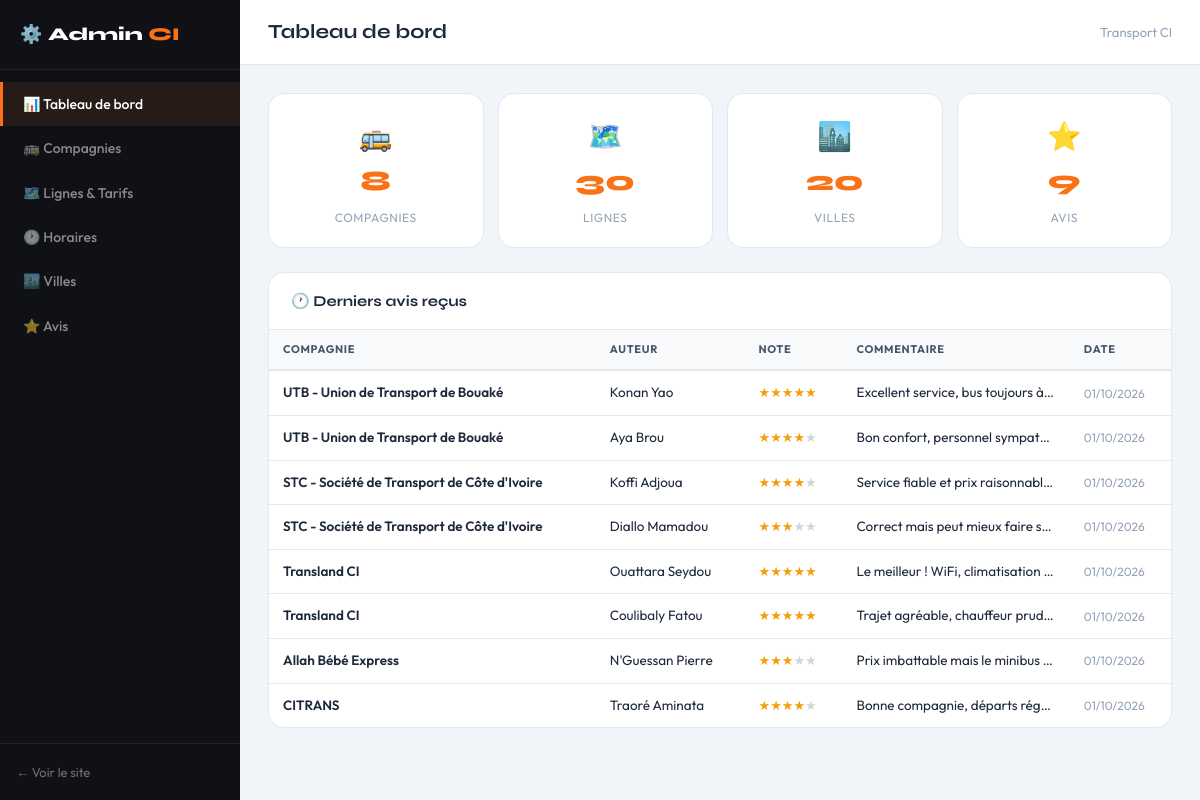
The app's page /admin/index.php with its own data.
### tables this page shows
CREATE TABLE avis (
    id INT AUTO_INCREMENT PRIMARY KEY,
    compagnie_id INT NOT NULL,
    auteur VARCHAR(100) DEFAULT 'Anonyme',
    note TINYINT NOT NULL CHECK (note BETWEEN 1 AND 5),
    commentaire TEXT,
    created_at TIMESTAMP DEFAULT CURRENT_TIMESTAMP,
    FOREIGN KEY (compagnie_id) REFERENCES compagnies(id) ON DELETE CASCADE
);

CREATE TABLE compagnies (
    id INT AUTO_INCREMENT PRIMARY KEY,
    nom VARCHAR(150) NOT NULL,
    type_id INT,
    description TEXT,
    telephone VARCHAR(30),
    telephone2 VARCHAR(30),
    email VARCHAR(150),
    adresse TEXT,
    logo_couleur VARCHAR(7) DEFAULT '#f97316',
    note_moyenne DECIMAL(2,1) DEFAULT 0,
    nb_avis INT DEFAULT 0,
    actif TINYINT(1) DEFAULT 1,
    created_at TIMESTAMP DEFAULT CURRENT_TIMESTAMP,
    FOREIGN KEY (type_id) REFERENCES types_transport(id)
);

### admin/index.php (the view, shortened to what this page needs)
<?php
require_once '../includes/functions.php';
$db = getDB();
$section = $_GET['s'] ?? 'dashboard';
$compagnies  = $db->query("SELECT c.*,t.nom as type_nom FROM compagnies c LEFT JOIN types_transport t ON c.type_id=t.id WHERE c.actif=1 ORDER BY c.nom")->fetchAll();
$villes      = $db->query("SELECT * FROM villes WHERE actif=1 ORDER BY nom")->fetchAll();
$lignes      = $db->query("SELECT l.*,c.nom as compagnie_nom,vd.nom as v_dep,va.nom as v_arr FROM lignes l JOIN compagnies c ON l.compagnie_id=c.id JOIN villes vd ON l.ville_depart_id=vd.id JOIN villes va ON l.ville_arrivee_id=va.id WHERE l.actif=1 ORDER BY c.nom,l.prix")->fetchAll();
$tousAvis    = $db->query("SELECT a.*,c.nom as compagnie_nom FROM avis a JOIN compagnies c ON a.compagnie_id=c.id ORDER BY a.created_at DESC")->fetchAll();
$stats = [
    'compagnies' => count($compagnies),
    'lignes'     => count($lignes),
    'villes'     => count($villes),
    'avis'       => count($tousAvis),
];
?>
<!DOCTYPE html>
<html lang="fr">
<head>
    <link rel="stylesheet" href="../assets/css/style.css">
</head>
<body>
<div class="admin-layout">
<aside class="admin-sidebar">
    <div class="admin-brand">⚙️ Admin <span>CI</span></div>
    <nav class="admin-nav">
        <a href="?s=dashboard" class="<?= $section==='dashboard'?'active':'' ?>">📊 Tableau de bord</a>
        <a href="?s=compagnies" class="<?= $section==='compagnies'?'active':'' ?>">🚌 Compagnies</a>
        <a href="?s=lignes" class="<?= $section==='lignes'?'active':'' ?>">🗺️ Lignes & Tarifs</a>
        <a href="?s=horaires" class="<?= $section==='horaires'?'active':'' ?>">🕐 Horaires</a>
        <a href="?s=villes" class="<?= $section==='villes'?'active':'' ?>">🏙️ Villes</a>
        <a href="?s=avis" class="<?= $section==='avis'?'active':'' ?>">⭐ Avis</a>
    </nav>
    <div style="padding:16px;border-top:1px solid rgba(255,255,255,.07);">
        <a href="../index.php" style="color:rgba(255,255,255,.4);font-size:13px;">← Voir le site</a>
    </div>
</aside>
<div class="admin-main">
    <div class="admin-topbar">
        <h1><?= ['dashboard'=>'Tableau de bord','compagnies'=>'Compagnies','lignes'=>'Lignes & Tarifs','horaires'=>'Horaires','villes'=>'Villes','avis'=>'Avis'][$section] ?? 'Admin' ?></h1>
        <span style="font-size:13px;color:var(--text-3);">Transport CI</span>
    </div>
    <div class="admin-content">
        <?php if ($section === 'dashboard'): ?>
        <div class="mini-grid">
            <?php foreach (['🚌'=>['Compagnies',$stats['compagnies']],'🗺️'=>['Lignes',$stats['lignes']],'🏙️'=>['Villes',$stats['villes']],'⭐'=>['Avis',$stats['avis']]] as $icon=>[$lbl,$n]): ?>
            <div class="mini-stat"><div style="font-size:28px;"><?= $icon ?></div><div class="n"><?= $n ?></div><div class="l"><?= $lbl ?></div></div>
            <?php endforeach; ?>
        </div>
        <div class="admin-card">
            <div class="admin-card-header">🕐 Derniers avis reçus</div>
            <table>
                <thead><tr><th>Compagnie</th><th>Auteur</th><th>Note</th><th>Commentaire</th><th>Date</th></tr></thead>
                <tbody>
                <?php foreach (array_slice($tousAvis, 0, 8) as $a): ?>
                <tr>
                    <td style="font-weight:600;"><?= clean($a['compagnie_nom']) ?></td>
                    <td><?= clean($a['auteur']) ?></td>
                    <td><?= etoiles($a['note']) ?></td>
                    <td style="max-width:200px;overflow:hidden;text-overflow:ellipsis;white-space:nowrap;"><?= clean($a['commentaire']) ?></td>
                    <td style="color:var(--text-3);font-size:12px;"><?= date('d/m/Y', strtotime($a['created_at'])) ?></td>
                </tr>
                <?php endforeach; ?>
                </tbody>
            </table>
        </div>
        <?php endif; ?>
    </div>
</div>
</div>
</body>
</html>

### includes/functions.php (shortened to what this page needs)
<?php
function clean($s) {
    return htmlspecialchars(trim($s ?? ''), ENT_QUOTES, 'UTF-8');
}
function etoiles($note) {
    $note = round($note);
    $html = '';
    for ($i = 1; $i <= 5; $i++) {
        $html .= $i <= $note ? '<span class="star filled">★</span>' : '<span class="star">★</span>';
    }
    return $html;
}
?>

### assets/css/style.css (style rules this page uses)
:root { --orange: #f97316; --orange-d: #ea6c09; --orange-l: #fff7ed; --green: #16a34a; --green-l: #f0fdf4; --dark: #0f1117; --dark-2: #1a1f2e; --text: #1e293b; --text-2: #475569; --text-3: #94a3b8; --border: #e2e8f0; --bg: #f8fafc; --white: #ffffff; --shadow-sm: 0 1px 4px rgba(0,0,0,.06); --shadow-md: 0 4px 20px rgba(0,0,0,.08); --shadow-lg: 0 12px 48px rgba(0,0,0,.12); --r: 10px; --r-lg: 16px; --r-xl: 24px; --font: 'Outfit', sans-serif; --font-d: 'Syne', sans-serif; }
*, *::before, *::after { box-sizing: border-box; margin: 0; padding: 0; }
html { scroll-behavior: smooth; }
body { font-family: var(--font); color: var(--text); background: var(--bg); font-size: 15px; line-height: 1.6; }
a { text-decoration: none; color: inherit; }
.star { color: #d1d5db; font-size: 13px; }
.star.filled { color: #f59e0b; }

### admin/index.php (style rules this page uses)
body { background: #f1f5f9; }
.admin-layout { display: flex; min-height: 100vh; }
.admin-sidebar { width: 240px; background: #0f1117; min-height: 100vh; position: fixed; display: flex; flex-direction: column; }
.admin-brand { padding: 20px; border-bottom: 1px solid rgba(255,255,255,.07); font-family: var(--font-d); font-weight: 800; font-size: 18px; color: #fff; }
.admin-brand span { color: var(--orange); }
.admin-nav { flex: 1; padding: 12px 0; }
.admin-nav a { display: flex; align-items: center; gap: 10px; padding: 11px 20px; color: rgba(255,255,255,.5); font-size: 14px; font-weight: 500; border-left: 3px solid transparent; transition: all .2s; }
.admin-nav a.active { color: #fff; background: rgba(249,115,22,.1); border-left-color: var(--orange); }
.admin-main { margin-left: 240px; flex: 1; }
.admin-topbar { background: #fff; border-bottom: 1px solid var(--border); padding: 16px 28px; display: flex; align-items: center; justify-content: space-between; }
.admin-topbar h1 { font-family: var(--font-d); font-size: 20px; font-weight: 700; }
.admin-content { padding: 28px; }
.admin-card { background: #fff; border: 1px solid var(--border); border-radius: var(--r-lg); overflow: hidden; margin-bottom: 24px; }
.admin-card-header { padding: 16px 22px; border-bottom: 1px solid var(--border); display: flex; align-items: center; justify-content: space-between; font-family: var(--font-d); font-weight: 700; font-size: 15px; }
.mini-grid { display: grid; grid-template-columns: repeat(auto-fit, minmax(180px,1fr)); gap: 14px; margin-bottom: 24px; }
.mini-stat { background: #fff; border: 1px solid var(--border); border-radius: var(--r-lg); padding: 20px; text-align: center; }
.mini-stat .n { font-family: var(--font-d); font-size: 28px; font-weight: 800; color: var(--orange); }
.mini-stat .l { font-size: 12px; color: var(--text-3); text-transform: uppercase; letter-spacing:.05em; margin-top:4px; }
table { width: 100%; border-collapse: collapse; font-size: 13.5px; }
thead th { background: #f8fafc; color: var(--text-2); font-size: 11px; text-transform: uppercase; letter-spacing:.06em; padding: 11px 14px; border-bottom: 2px solid var(--border); text-align: left; }
tbody td { padding: 11px 14px; border-bottom: 1px solid var(--border); vertical-align: middle; }
tbody tr:last-child td { border-bottom: none; }

### records on screen
avis: compagnie.nom "UTB - Union de Transport de Bouaké", auteur "Konan Yao", note 5 (drawn), commentaire "Excellent service, bus toujours à…", created_at "01/10/2026"
avis: compagnie.nom "UTB - Union de Transport de Bouaké", auteur "Aya Brou", note 4 (drawn), commentaire "Bon confort, personnel sympat…", created_at "01/10/2026"
avis: compagnie.nom "STC - Société de Transport de Côte d'Ivoire", auteur "Koffi Adjoua", note 4 (drawn), commentaire "Service fiable et prix raisonnabl…", created_at "01/10/2026"
avis: compagnie.nom "STC - Société de Transport de Côte d'Ivoire", auteur "Diallo Mamadou", note 3 (drawn), commentaire "Correct mais peut mieux faire s…", created_at "01/10/2026"
avis: compagnie.nom "Transland CI", auteur "Ouattara Seydou", note 5 (drawn), commentaire "Le meilleur ! WiFi, climatisation…", created_at "01/10/2026"
avis: compagnie.nom "Transland CI", auteur "Coulibaly Fatou", note 5 (drawn), commentaire "Trajet agréable, chauffeur prud…", created_at "01/10/2026"
avis: compagnie.nom "Allah Bébé Express", auteur "N'Guessan Pierre", note 3 (drawn), commentaire "Prix imbattable mais le minibus…", created_at "01/10/2026"
avis: compagnie.nom "CITRANS", auteur "Traoré Aminata", note 4 (drawn), commentaire "Bonne compagnie, départs rég…", created_at "01/10/2026"

### other values on screen
$icon "🚌"
$n "8"
$lbl "COMPAGNIES"
$icon "🗺️"
$n "30"
$lbl "LIGNES"
$icon "🏙️"
$n "20"
$lbl "VILLES"
$icon "⭐"
$n "9"
$lbl "AVIS"
